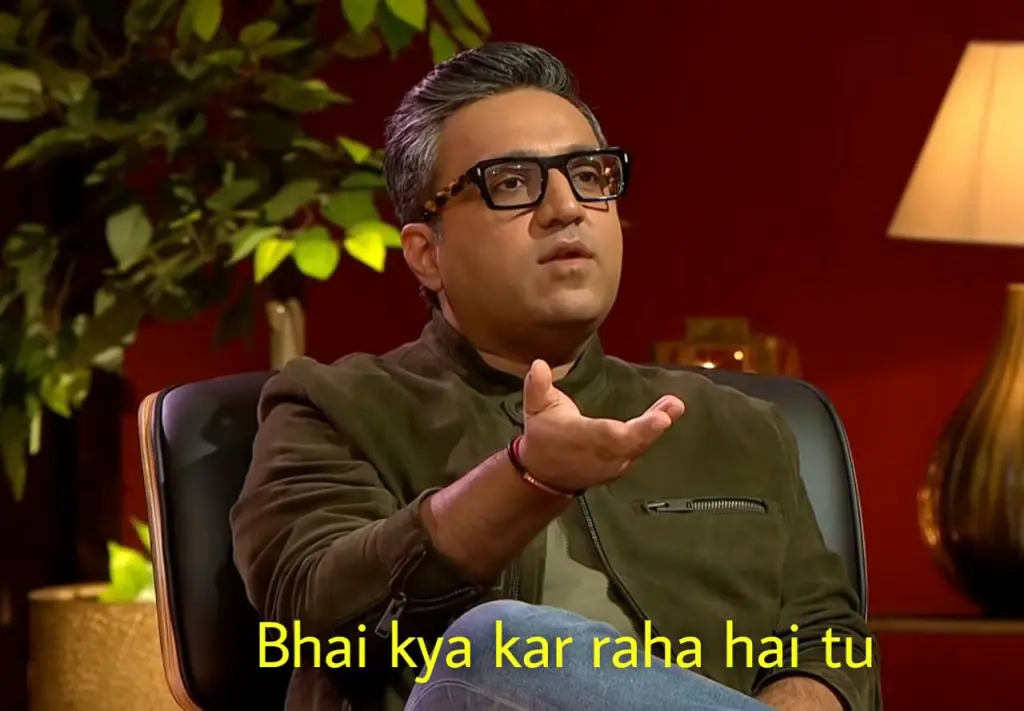
#> input picture images/meme1.jpeg, 1024 x 711 px, found by its file name
$ python main.py
#> lines starting #> are read from the running program, lines starting #| are printed output that depends on the picture
import cv2
from openpyxl import Workbook
from openpyxl.styles import PatternFill

from time import time

max_img_dim=222
rgb2hex = "#%02x%02x%02x"

imgName="meme1.jpeg"
img = cv2.imread("images\\"+imgName , cv2.IMREAD_UNCHANGED )
#> img is the input picture: shape (711, 1024, 3); mean B, G, R 22, 43.5, 76.9

size=img.shape
#> size = (711, 1024, 3)
mul_factor=max_img_dim/max(size[0:2])
#> mul_factor = 0.217
new_dim=(int(size[1]*mul_factor),int(size[0]*mul_factor))
#> new_dim = (222, 154)

# if(mul_factor>1):
#     img=cv2.resize(img,new_dim,interpolation = cv2.INTER_CUBIC)
if(mul_factor<1):
    img=cv2.resize(img,new_dim,interpolation = cv2.INTER_AREA)
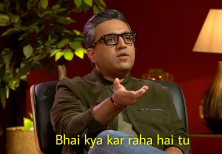
#> img: shape (154, 222, 3); mean B, G, R 22, 43.5, 76.9

size=img.shape
#> size = (154, 222, 3)

print("Image Dimensions:",size[0:2])
#| Image Dimensions: (154, 222)

def exelify(name):
#> called with name = 'meme1_xl_222.xlsx'
    wb = Workbook()
    sheet = wb.active

    for i in range( 1 , size[0] + 1):
        sheet.row_dimensions[i].height = 48

    for rows in sheet.iter_rows(min_row=1, max_row=size[0], min_col=1, max_col=size[1]):
        for cell in rows:
            bgr = img[cell.row -1][cell.column -1]
            colour = "00" + (rgb2hex%(bgr[2] , bgr[1] , bgr[0]))[1:]
            cell.fill = PatternFill(start_color=colour, end_color=colour,fill_type = "solid")
    wb.save("XLs\\"+name)
if __name__ == "__main__":
    exelify("meme1_xl_"+str(max_img_dim)+".xlsx")
